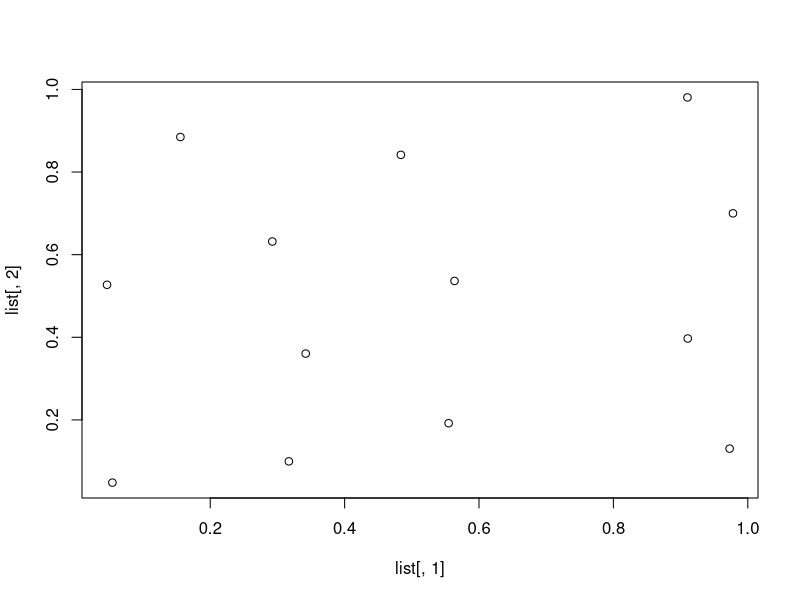

The R script that drew this image:
n = 13
dmin = 0.25
nsim = 10^4
list = matrix(rep(0,2*n),nrow = n)
for (i in 1:nsim){
  j = ceiling(runif(1)*n)
  templist = list[-j,]
  while (TRUE) {
    temppoints = runif(2)
    break_bool = TRUE
    for (k in 1:(n-1)){
      break_bool = break_bool * ((temppoints[1]-templist[k,1])^2+(temppoints[2]-templist[k,2])^2>=dmin^2)
    }
    if(break_bool){
      break;
    }
  }
  list[j,]=temppoints
}
list
plot(list[,1],list[,2],type = 'p')